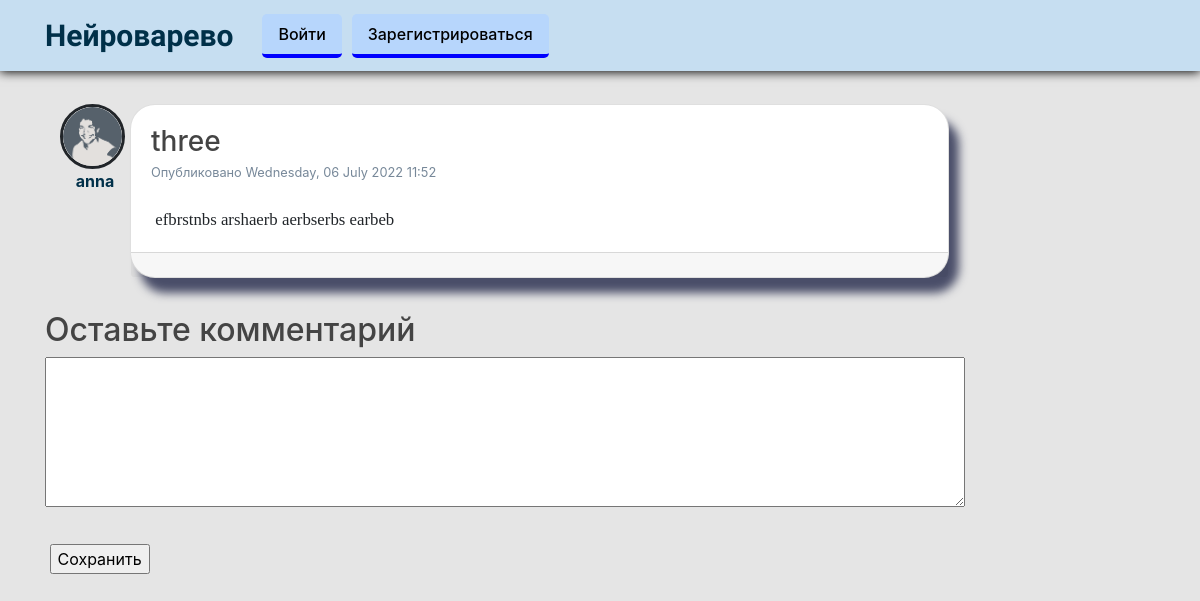
Page /post/3 on the earlier database version.
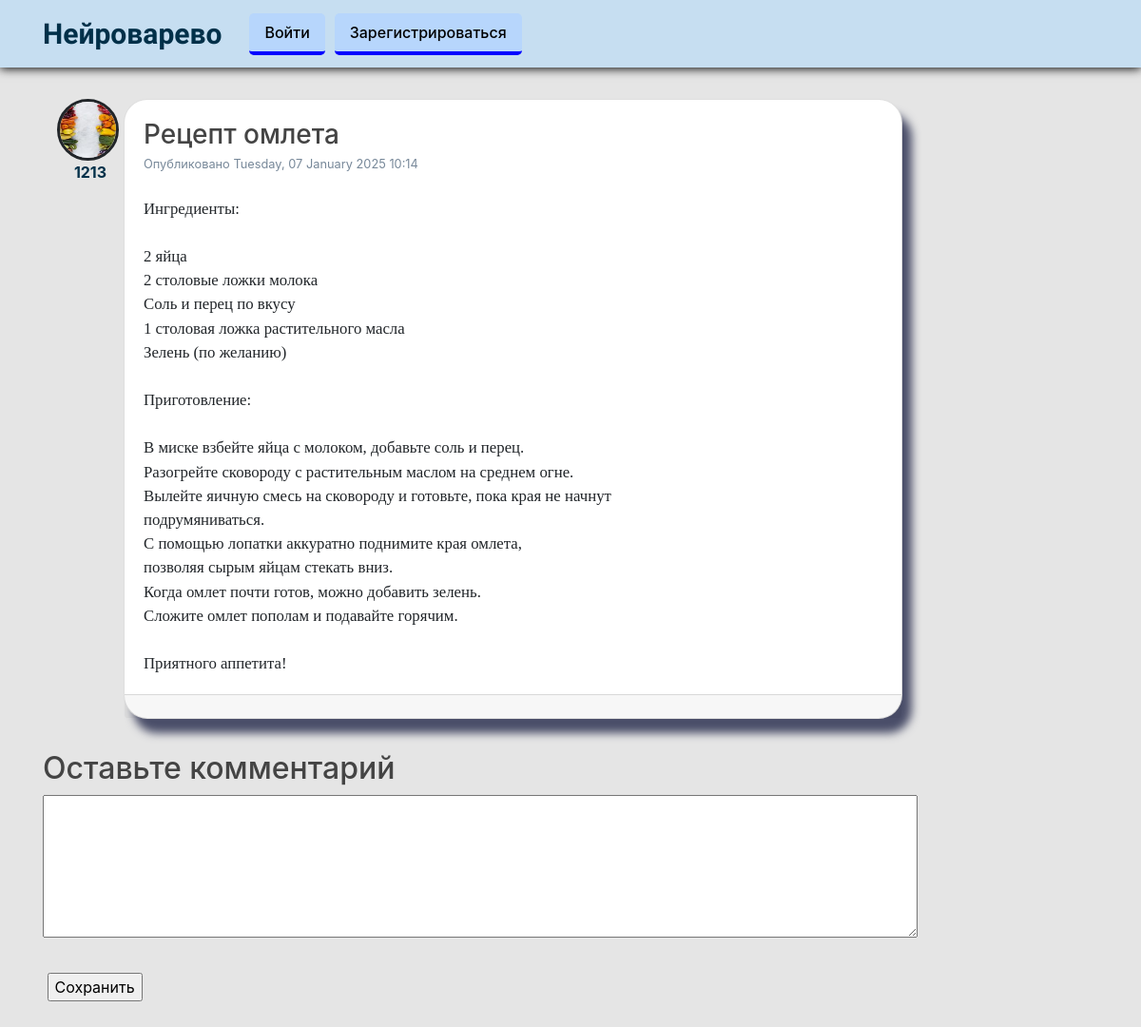
Same page on the later database version.
### test_flask/models.py (models this page shows, shortened)
class User(db.Model, UserMixin):
    id = db.Column(db.Integer, primary_key=True)
    username = db.Column(db.String(20), unique=True, nullable=False)
    email = db.Column(db.String(120), unique=True, nullable=False)
    image_file = db.Column(db.String(20), nullable=False,
                           default='default.png')
    password = db.Column(db.String(60), nullable=False)
    posts = db.relationship('Post', backref='author', lazy=True)

class Post(db.Model):
    id = db.Column(db.Integer, primary_key=True)
    title = db.Column(db.String(100), nullable=False)
    date_posted = db.Column(db.DateTime, nullable=False,
                            default=datetime.now()) #rework
    content = db.Column(db.Text, nullable=False)
    user_id = db.Column(db.Integer, db.ForeignKey('user.id'), nullable=False)
    comments = db.relationship('Comment', backref='title', lazy='select',
                               cascade='all, delete-orphan')

### test_flask/posts/routes.py (the view, shortened to what this page needs)
@posts.route("/post/<int:post_id>", methods=['GET', 'POST'])
def post(post_id):
    post = Post.query.get_or_404(post_id)
    form = CommentForm()
    return render_template('post.html', title=post.title, post=post, form=form)

### test_flask/posts/forms.py
class CommentForm(FlaskForm):
    comment = StringField('Комментарий', validators=[DataRequired()])

### test_flask/templates/post.html (shortened to what this page needs)
{% extends "layout.html" %}
{% block content %}
<div class="container" style="display: flex;">
  <article class="media" style="display: flex; flex-direction: column;">
        <img class="rounded-circle article-img" style="margin-right: 5px; border: solid;"
             src="{{ url_for('static', filename='profile_pics/' + post.author.image_file) }}">
        <a href="{{ url_for('users.user_posts', username=post.author.username) }}" id="author" style="margin: 0 auto; font-weight: bold;">{{
            post.author.username }}</a>
    </article>
  <div class="card" style="margin-bottom: 20px;">
    <div class="card-body">
      <h3 class="card-title">{{ post.title }}</h3>
      <small>Опубликовано {{ post.date_posted.strftime('%A, %d %B %Y %I:%M') }}</small>
      <br>
      <br>
      <pre class="card-text">{{ post.content }}</pre>
    </div>
    <div class="card-footer" style="font-size: 20px;">
    </div>
  </div>
</div>
<div id="content">
        <h2>Оставьте комментарий</h2>
        <form action="" method="post">
          <div class="form_settings">
            <p><textarea name="comment" style="width: 100%; height: 150px"></textarea>
            </p>
            <p style="padding-top: 15px"><span>&nbsp;</span><input class="submit" type="submit" name="submit" value="Сохранить" /></p>
          </div>
        </form>
      </div>
{% endblock content %}

### test_flask/templates/layout.html (shortened to what this page needs)
<!DOCTYPE html>
<html>
<head>
    <link rel="stylesheet" href="https://maxcdn.bootstrapcdn.com/bootstrap/4.0.0/css/bootstrap.min.css"
>
    <link rel="stylesheet" href="https://cdnjs.cloudflare.com/ajax/libs/font-awesome/4.7.0/css/font-awesome.min.css">
    <link rel="stylesheet" type="text/css" href="{{ url_for('static', filename='main.css') }}">
</head>
<body>
<header class="site-header">
    <nav class="navbar navbar-expand-md navbar-dark fixed-top">
        <div class="container">
            <a class="navbar-brand mr-4" href="/"
               style="color: rgb(7, 85, 173); font-family: 'Lobster', cursive; font-weight: 800; font-size: 30px; ">Нейроварево</a>
            {% if current_user.is_authenticated %}
            <h4 class="names">Привет, {{ current_user.username }}!</h4>
            <a class="nav-item nav-link navigation-links" href="{{ url_for('users.account') }}"><i
                    class="fa fa-user"></i>Профиль</a>
            <a class="nav-item nav-link navigation-links" href="{{ url_for('posts.new_post') }}"><i
                    class="fa fa-plus"></i> Новый пост</a>
            <a class="nav-item nav-link navigation-links" href="{{ url_for('posts.allpost') }}"><i class="fa fa-th"></i>
                Все записи</a>
            <a class="nav-item nav-link navigation-links" href="{{ url_for('users.logout') }}"><i
                    class="fa fa-sign-out"></i>Выйти</a>
            {% else %}
            <a class="nav-link nav-item navigation-links" href="{{ url_for('users.login') }}">Войти</a>
            <a class="nav-link nav-item navigation-links" href="{{ url_for('users.register') }}">Зарегистрироваться</a>
            {% endif %}
        </div>
    </nav>
</header>
<main role="main" class="container">
    <div class="row">
        <div class="col-md-10">
            {% block content %}{% endblock %}
        </div>
    </div>
</main>
</body>
</html>

### test_flask/static/main.css (style rules this page uses)
body { margin: 0; padding: 0; }
h1, h2, h3, h4, h5, h6 { color: #444444; }
.article-img { height: 65px; width: 65px; margin-right: 16px; }

### test_flask/templates/post.html (style rules this page uses)
.container { margin-bottom: 0.8rem; }
.card { border-radius: 25px; background-color: white; box-shadow: 10px 15px 10px #4a4e69; width: 92%; }
.card-title { margin-bottom: 0 !important; }
a { color: #003049 !important; text-decoration: none; }
small { color: lightslategray; }
p { color: rgb(43, 37, 37); }

### test_flask/templates/layout.html (style rules this page uses)
.card-text { font-size: 1.05rem; font-family: 'Tangerine', serif; font-optical-sizing: auto; }
body { background-color: #e5e5e5; margin-top: 6.5rem; }
.navigation-links { color: black !important; font-weight: 500; background-color: rgb(183, 214, 252); border-radius: 5px; border-bottom: 4px solid blue; margin: 5px; background-size: 200% 200%; background-image: linear-gradient( transparent 50%, rgb(79, 128, 233) 50%); transition: background-position 300ms, color 300ms ease, border-color 300ms ease; }
.navbar { background-color: #c6def1; box-shadow: 0px 1px 10px black; }
.navbar .container { margin-bottom: 0; }

Differences in the rows shown:
removed User: image_file (picture), author.username "anna"
added User: image_file (picture), author.username "1213"
changed Post: title "three" → "Рецепт омлета"; date_posted "Wednesday, 06 July 2022 11:52" → "Tuesday, 07 January 2025 10:14"; content "efbrstnbs arshaerb aerbserbs earbeb" → "Ингредиенты: 2 яйца 2 столовые ложки молока Соль и перец по вкусу 1 столовая ложка растительного масла Зелень (по желанию) Приготовление: В миске взбейте яйца с молоком, добавьте соль и перец. Разогрейте сковороду с растительным маслом на среднем огне. Вылейте яичную смесь на сковороду и готовьте, пока края не начнут подрумяниваться. С помощью лопатки аккуратно поднимите края омлета, позволяя сырым яйцам стекать вниз. Когда омлет почти готов, можно добавить зелень. Сложите омлет пополам и подавайте горячим. Приятного аппетита!"
